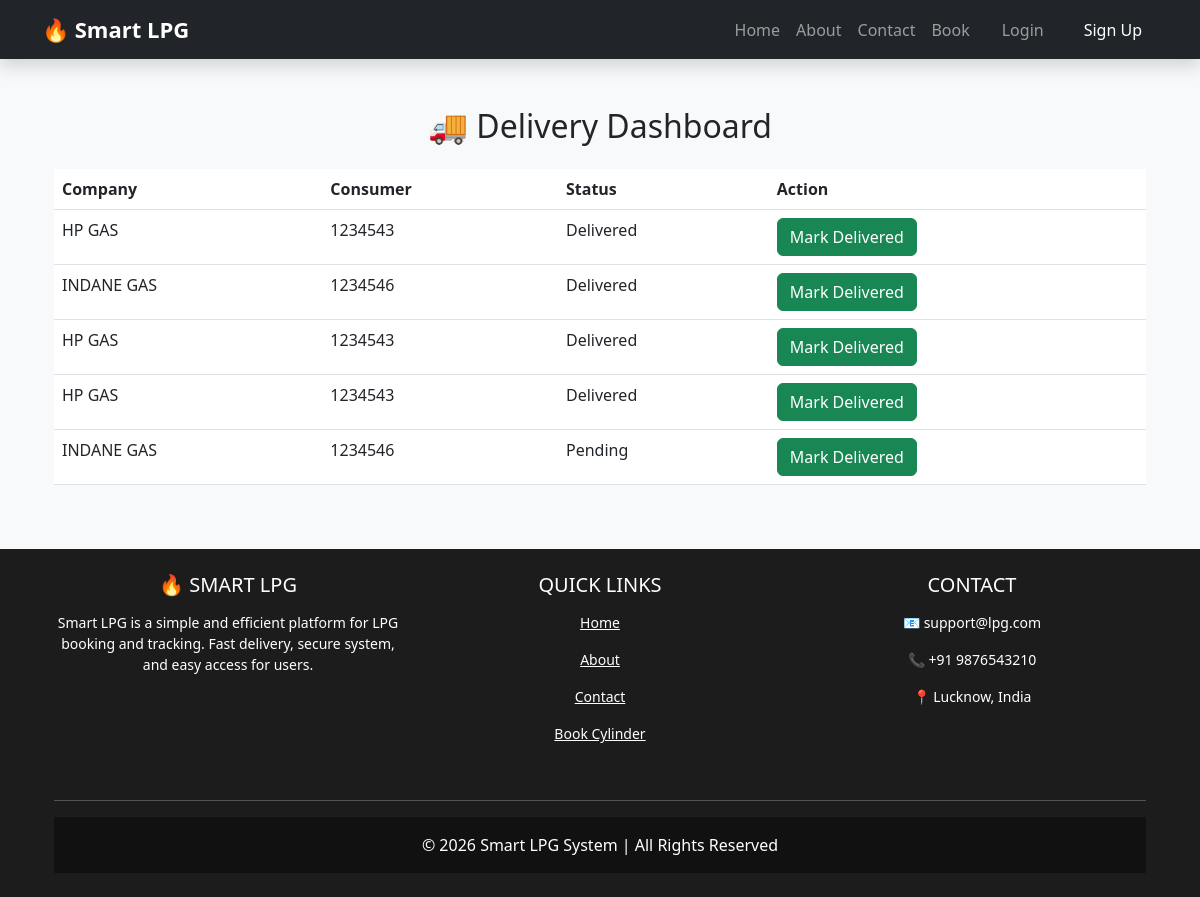
/delivery/, run on an earlier commit of the app's database.
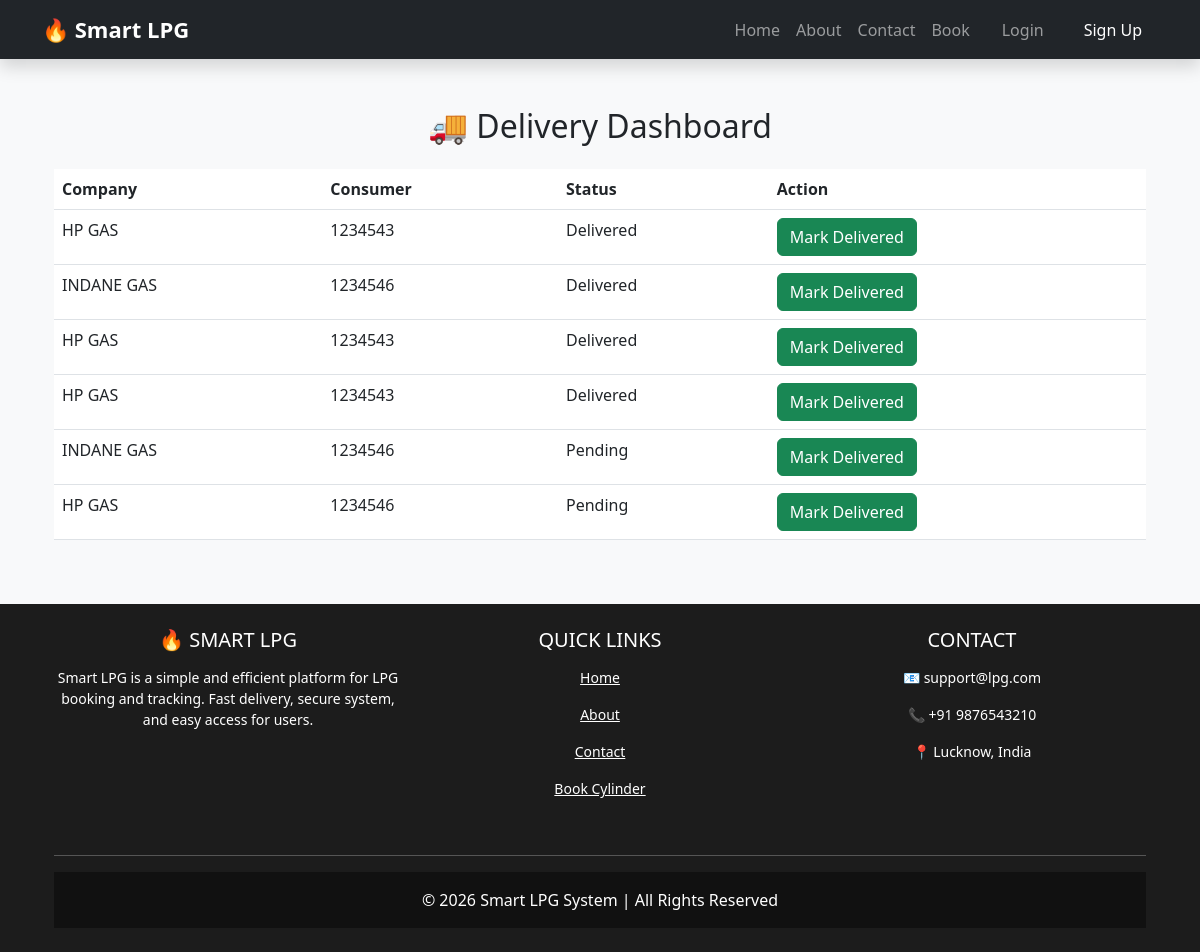
And on a later commit of the database.
### lpg_app/models.py (models this page shows, shortened)
class Booking(models.Model):
    user = models.ForeignKey(User, on_delete=models.CASCADE)
    company = models.ForeignKey(Company, on_delete=models.CASCADE)
    consumer_number = models.CharField(max_length=20)
    address = models.TextField()
    phone = models.CharField(max_length=15)
    status = models.CharField(max_length=20, default='Pending')
    created_at = models.DateTimeField(auto_now_add=True)

class Company(models.Model):
    name = models.CharField(max_length=100)

### lpg_app/views.py (the view)
# urls.py: path('delivery/', views.delivery_dashboard, name='delivery_dashboard'),
def delivery_dashboard(request):
    bookings = Booking.objects.all()
    return render(request, 'lpg_app/delivery.html', {'bookings': bookings})

### lpg_app/templates/lpg_app/delivery.html
{% extends 'lpg_app/base.html' %}
{% block content %}
<div class="container mt-5">
    <h2 class="text-center mb-4">🚚 Delivery Dashboard</h2>
    <table class="table">
        <tr>
            <th>Company</th>
            <th>Consumer</th>
            <th>Status</th>
            <th>Action</th>
        </tr>
        {% for b in bookings %}
        <tr>
            <td>{{ b.company.name }}</td>
            <td>{{ b.consumer_number }}</td>
            <td>{{ b.status }}</td>
            <td>
                <a href="/deliver/{{ b.id }}/" class="btn btn-success">
                    Mark Delivered
                </a>
            </td>
        </tr>
        {% endfor %}
    </table>
</div>
{% endblock %}

### lpg_app/templates/lpg_app/base.html (shortened to what this page needs)
{% load static %}
<!DOCTYPE html>
<html>
<head>
    <link href="https://cdn.jsdelivr.net/npm/bootstrap@5.3.0/dist/css/bootstrap.min.css" rel="stylesheet">
    <link rel="stylesheet" href="{% static 'lpg_app/css/base.css' %}">
</head>
<body class="d-flex flex-column min-vh-100">
<nav class="navbar navbar-expand-lg navbar-dark bg-dark shadow">
  <div class="container">
    <a class="navbar-brand fw-bold" href="/">🔥 Smart LPG</a>
    <div class="collapse navbar-collapse" id="menu">
        <ul class="navbar-nav ms-auto">
            <li class="nav-item">
                <a class="nav-link" href="/">Home</a>
            </li>
            <li class="nav-item">
                <a class="nav-link" href="/about/">About</a>
            </li>
            <li class="nav-item">
                <a class="nav-link" href="/contact/">Contact</a>
            </li>
            <li class="nav-item">
                <a class="nav-link" href="/select-company/">Book</a>
            </li>
            {% if user.is_authenticated %}
                <li class="nav-item">
                    <a class="nav-link text-warning">👤 {{ user.username }}</a>
                </li>
                <li class="nav-item">
                    <a class="nav-link btn btn-danger text-white ms-2 px-3" href="/logout/">
                        Logout
                    </a>
                </li>
            {% else %}
                <li class="nav-item">
                    <a class="nav-link btn btn-outline-light ms-2 px-3" href="/login/">
                        Login
                    </a>
                </li>
                <li class="nav-item">
                    <a class="nav-link btn btn-success text-white ms-2 px-3" href="/register/">
                        Sign Up
                    </a>
                </li>
            {% endif %}
        </ul>
    </div>
  </div>
</nav>
<main class="flex-grow-1">
    <div class="container mt-4">
        {% block content %}{% endblock %}
    </div>
</main>
<footer class="text-center text-white mt-5" style="background-color: #1c1c1c">
  <div class="container p-4">
    <div class="row">
      <div class="col-md-4 mb-4">
        <h5 class="text-uppercase">🔥 Smart LPG</h5>
        <p>
          Smart LPG is a simple and efficient platform for LPG booking and tracking.
          Fast delivery, secure system, and easy access for users.
        </p>
      </div>
      <div class="col-md-4 mb-4">
        <h5 class="text-uppercase">Quick Links</h5>
        <p><a href="/" class="text-white">Home</a></p>
        <p><a href="/about/" class="text-white">About</a></p>
        <p><a href="/contact/" class="text-white">Contact</a></p>
        <p><a href="/select-company/" class="text-white">Book Cylinder</a></p>
      </div>
      <div class="col-md-4 mb-4">
        <h5 class="text-uppercase">Contact</h5>
        <p>📧 support@lpg.com</p>
        <p>📞 +91 9876543210</p>
        <p>📍 Lucknow, India</p>
      </div>
    </div>
    <hr class="bg-light">
    <div class="text-center p-3" style="background-color: #111;">
      © 2026 Smart LPG System | All Rights Reserved
    </div>
  </div>
</footer>
</body>
</html>

### lpg_app/static/lpg_app/css/base.css (style rules this page uses)
body { background-color: #f8f9fa; }
.navbar-brand { font-size: 22px; }
footer h5 { margin-bottom: 15px; }
footer p, footer a { font-size: 14px; }
.d-flex { width:100%; }

What changed in the data, as far as the page shows it:
added Booking: company.name "HP GAS", consumer_number "1234546", status "Pending"
